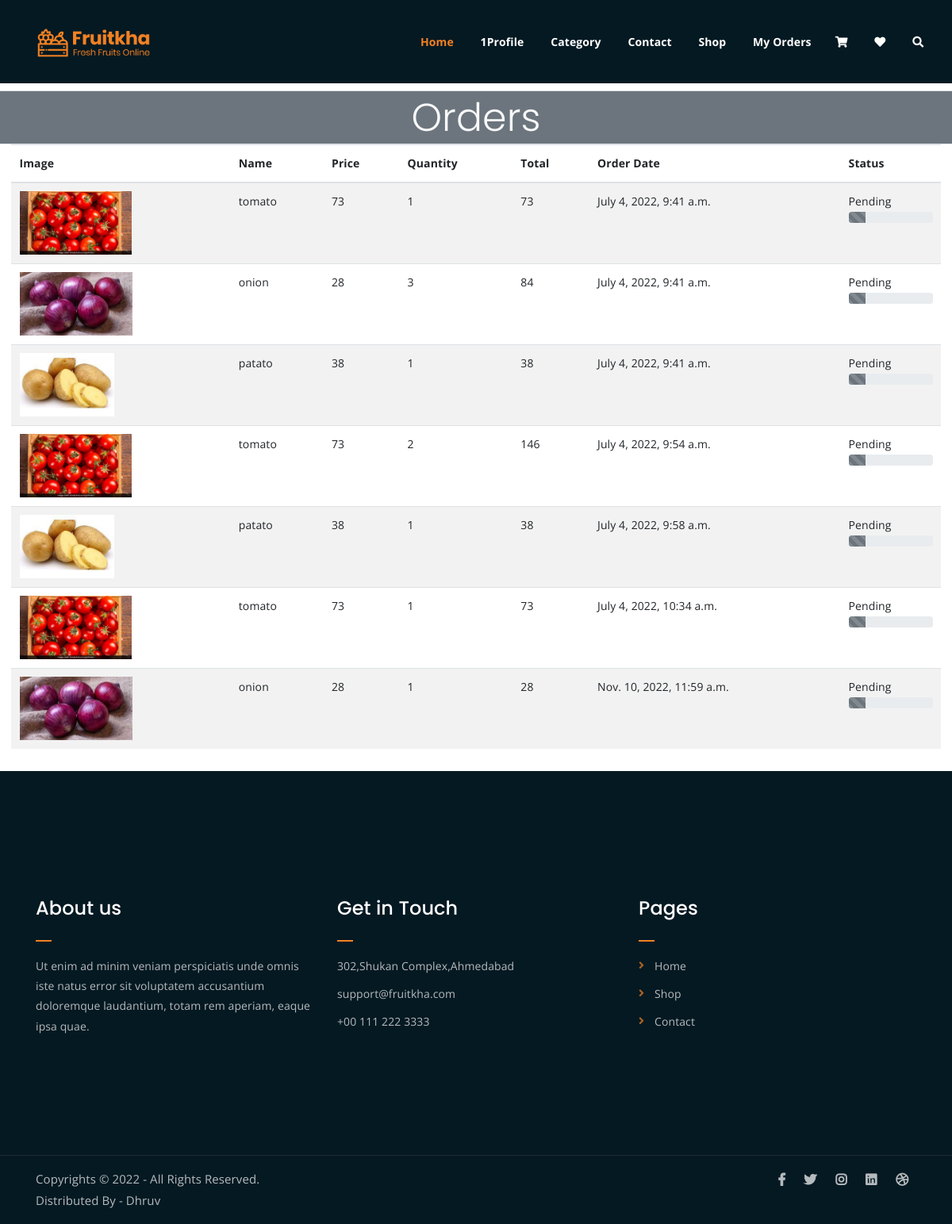
Screenshot of /orders/ (signed in) with the database file from the repository.
### myfruit/models.py (models this page shows, shortened)
class Order(models.Model):
    user = models.ForeignKey(User,on_delete=models.CASCADE)
    customer = models.ForeignKey(CustomeraddressModel,on_delete=models.CASCADE)
    product = models.ForeignKey(ProductModel,on_delete=models.CASCADE)
    quantity = models.PositiveIntegerField()
    order_date = models.DateTimeField(auto_now_add=True)
    status = models.CharField(choices=step,max_length=200,default='Pending')
    def prod_total(self):
        return (self.product.sell_price * self.quantity)

class ProductModel(models.Model):
    mcate = models.ForeignKey(MaincategoryModel,on_delete=models.CASCADE,null=True,blank=True)
    name = models.CharField(max_length=200)
    image = models.ImageField(upload_to = 'photos/product')
    og_price = models.IntegerField(default=0)
    discount = models.IntegerField(default=0)
    discount_price = models.IntegerField(default=0)
    sell_price = models.IntegerField(default=0)
    description = models.TextField()

### myfruit/views.py (the view)
# urls.py: path('orders/',orderview),
def orderview(request):
    main = MaincategoryModel.objects.all()
    product=ProductModel.objects.all()
    cust_order= Order.objects.filter(user=request.user)
    return render(request, 'orders.html', {'cust_order':cust_order,'main':main,'product':product})

### myfruit/templates/orders.html (shortened to what this page needs)
{% extends 'base.html' %}
{% load static %}
{% block body %}
<div class="container-fluid p-3" style="margin-top:100px">
  <div class="row">
    <div class="col-sm-12 m-0 p-0 ">
      <h2 class="display-4 p-1 border text-center text-light bg-secondary">Orders</h2>
    </div>
  </div>
  <div class="row">
    <div class="col-sm-12 table-responsive">
                <table class=" table table-hover table-striped">
      <thead>
        <tr>
          <th scope="col">Image</th>
          <th scope="col">Name</th>
          <th scope="col">Price</th>
          <th scope="col">Quantity</th>
          <th scope="col">Total</th>
          <th scope="col">Order Date</th>
          <th scope="col">Status</th>
        </tr>
      </thead>
      <tbody>
        {% for order in cust_order %}
        <tr>
          <td><img style="height: 80px;" src="{{order.product.image.url}}" alt=""></td>
          <td>{{order.product.name}}</td>
          <td>{{order.product.sell_price}}</td>
          <td>{{order.quantity}}</td>
          <td>{{order.prod_total}}</td>
          <td>{{order.order_date}}</td>
          <td>
            {{order.status}}
            {% if order.status == 'Pending' %}
            <div class="progress">
              <div class="progress-bar bg-secondary progress-bar-striped progress-bar-animated" role="progressbar"
                aria-valuenow="75" aria-valuemin="0" aria-valuemax="100" style="width: 20%"></div>
            </div>
            {% elif order.status == 'Accepted' %}
            <div class="progress">
              <div class="progress-bar bg-info progress-bar-striped progress-bar-animated" role="progressbar"
                aria-valuenow="75" aria-valuemin="0" aria-valuemax="100" style="width: 40%"></div>
            </div>
            {% elif order.status == 'Packing' %}
            <div class="progress">
              <div class="progress-bar bg-warning progress-bar-striped progress-bar-animated" role="progressbar"
                aria-valuenow="75" aria-valuemin="0" aria-valuemax="100" style="width: 60%"></div>
            </div>
            {% elif order.status == 'Shipping' %}
            <div class="progress">
              <div class="progress-bar bg-primary progress-bar-striped progress-bar-animated" role="progressbar"
                aria-valuenow="75" aria-valuemin="0" aria-valuemax="100" style="width: 80%"></div>
            </div>
            {% elif order.status == 'Deliverd' %}
            <div class="progress">
              <div class="progress-bar bg-success progress-bar-striped progress-bar-animated" role="progressbar"
                aria-valuenow="75" aria-valuemin="0" aria-valuemax="100" style="width: 100%"></div>
            </div>
            {% endif %}
          </td>
        </tr>
        {% endfor %}
      </tbody>
      </table>
    </div>
  </div>
</div>
{% endblock body %}

### myfruit/templates/base.html (shortened to what this page needs)
{% load static %}
<!DOCTYPE html>
<html lang="en">
<head>
	<link rel="stylesheet" href="{% static 'assets/css/all.min.css' %}">
	<link rel="stylesheet" href="{% static 'assets/bootstrap/css/bootstrap.min.css' %}">
	<link rel="stylesheet" href="{% static 'assets/css/owl.carousel.css' %}">
	<link rel="stylesheet" href="{% static 'assets/css/magnific-popup.css' %}">
	<link rel="stylesheet" href="{% static 'assets/css/animate.css' %}">
	<link rel="stylesheet" href="{% static 'assets/css/meanmenu.min.css' %}">
	<link rel="stylesheet" href="{% static 'assets/css/main.css' %}">
	<link rel="stylesheet" href="{% static 'assets/css/responsive.css' %}">
</head>
<body>
	<div class="top-header-area" id="sticker" style="background-color:#051922;color:white">
		<div class="container">
			<div class="row">
				<div class="col-lg-12 col-sm-12 text-center">
					<div class="main-menu d-flex  justify-content-between">
						<div class="site-logo">
							<a href="/">
								<img src="{% static 'assets/img/logo.png' %}" alt="">
							</a>
						</div>
						<nav class="main-menu">
							<ul>
								<li class="current-list-item"><a href="/">Home</a>
								</li>
								<li><a href="#">{{request.user}}Profile</a>
								</li>
								<li><a href="/allproduct/">Category</a>
								</li>
								<li><a href="/contact/">Contact</a></li>
								<li><a href="shop.html">Shop</a>
								</li>
								<li ><a href="/orders/">My Orders</a>
								</li>
								<li>
									<div class="header-icons">
										<a class="shopping-cart" href="/cart/"><i class="fas fa-shopping-cart"></i></a>
										<a class="wishlist" href="/wishlist/"><i class="fas	 fa-heart"></i></a>
										<a class="mobile-hide search-bar-icon" href="#"><i class="fas fa-search"></i></a>
									</div>
								</li>
							</ul>
						</nav>
					</div>
				</div>
			</div>
		</div>
	</div>
{% block body %}{% endblock body %}
<div class="footer-area">
    <div class="container">
        <div class="row">
            <div class="col-lg-4 col-md-6">
                <div class="footer-box about-widget">
                    <h2 class="widget-title">About us</h2>
                    <p>Ut enim ad minim veniam perspiciatis unde omnis iste natus error sit voluptatem accusantium doloremque laudantium, totam rem aperiam, eaque ipsa quae.</p>
                </div>
            </div>
            <div class="col-lg-4 col-md-6">
                <div class="footer-box get-in-touch">
                    <h2 class="widget-title">Get in Touch</h2>
                    <ul>
                        <li>302,Shukan Complex,Ahmedabad</li>
                        <li>support@fruitkha.com</li>
                        <li>+00 111 222 3333</li>
                    </ul>
                </div>
            </div>
            <div class="col-lg-4 col-md-6">
                <div class="footer-box pages">
                    <h2 class="widget-title">Pages</h2>
                    <ul>
                        <li><a href="/">Home</a></li>
                        <li><a href="/allproduct/">Shop</a></li>
                        <li><a href="/contact/">Contact</a></li>
                    </ul>
                </div>
            </div>
        </div>
    </div>
</div>
<div class="copyright">
    <div class="container">
        <div class="row">
            <div class="col-lg-6 col-md-12">
                <p>Copyrights &copy; 2022 - All Rights Reserved.<br>
                    Distributed By - Dhruv</a>
                </p>
            </div>
            <div class="col-lg-6 text-right col-md-12">
                <div class="social-icons">
                    <ul>
                        <li><a href="#" target="_blank"><i class="fab fa-facebook-f"></i></a></li>
                        <li><a href="#" target="_blank"><i class="fab fa-twitter"></i></a></li>
                        <li><a href="#" target="_blank"><i class="fab fa-instagram"></i></a></li>
                        <li><a href="#" target="_blank"><i class="fab fa-linkedin"></i></a></li>
                        <li><a href="#" target="_blank"><i class="fab fa-dribbble"></i></a></li>
                    </ul>
                </div>
            </div>
        </div>
    </div>
</div>
</body>
</html>

### static/assets/css/main.css (style rules this page uses)
html { font-size: 14px; font-weight: 400; line-height: 28px; height: 100%; }
body { font-family: "Open Sans", sans-serif; font-weight: 400; font-size: 1rem; letter-spacing: 0.1px; line-height: 1.8; color: #051922; overflow-x: hidden; }
body img { max-width: 100%; }
a { cursor: pointer; text-decoration: none; -webkit-transition: all 0.2s ease-in-out; -o-transition: all 0.2s ease-in-out; transition: all 0.2s ease-in-out; }
h1, .h1, h2, .h2, h3, .h3, h4, .h4, h5, .h5, h6, .h6 { font-family: "Poppins", sans-serif; font-weight: 700; margin: 0 0 1.25rem 0; color: #051922; }
h1:last-child, .h1:last-child, h2:last-child, .h2:last-child, h3:last-child, .h3:last-child, h4:last-child, .h4:last-child, h5:last-child, .h5:last-child, h6:last-child, .h6:last-child { margin: 0; }
h2, .h2 { font-size: 3rem; font-weight: 700; line-height: 3.25rem; }
p { font-family: "Open Sans", sans-serif; font-weight: 400; font-size: 1rem; letter-spacing: 0.1px; line-height: 1.8; color: #051922; margin: 0 0 1.25rem 0; }
p:last-child { margin: 0; }
.top-header-area { position: absolute; z-index: 999; width: 100%; padding: 25px 0; }
nav.main-menu ul { margin: 0; padding: 0; position: fixed; list-style: none; }
nav.main-menu ul li { display: inline-block; }
nav.main-menu ul li a { color: #fff; font-weight: 700; display: block; padding: 15px; }
nav.main-menu ul > li { position: relative; }
nav.main-menu ul li:last-child a { display: inline-block; }
nav.main-menu > ul li:last-child { float: right; }
.site-logo { float: left; max-width: 150px; }
.header-icons a { color: #fff; display: inline-block; padding: 10px; }
.site-logo { padding: 6px 0; }
nav.main-menu ul li.current-list-item > a { color: #F28123; }
nav.main-menu li a { -webkit-transition: 0.3s; -o-transition: 0.3s; transition: 0.3s; }
.top-header-area .header-icons a { -webkit-transition: 0.3s; -o-transition: 0.3s; transition: 0.3s; }
.top-header-area { -webkit-transition: 0.3s; -o-transition: 0.3s; transition: 0.3s; }
.footer-area { background-color: #051922; color: #fff; padding: 150px 0; }
h2.widget-title { font-size: 24px; font-weight: 500; position: relative; padding-bottom: 20px; color: #fff; }
h2.widget-title:after { position: absolute; left: 0; bottom: 0; width: 20px; height: 2px; background-color: #F28123; content: ""; }
.footer-box p { color: #fff; opacity: 0.7; line-height: 1.8; }
.footer-box ul { margin: 0; padding: 0; list-style: none; }
.footer-box ul li { opacity: 0.7; margin-bottom: 10px; line-height: 1.8; }
.footer-box ul li:last-child { margin-bottom: 0; }
.copyright { background-color: #051922; border-top: 1px solid #232a35; }
.copyright p { margin: 0; color: #fff; opacity: 0.7; padding: 16px 0; font-size: 15px; }
.copyright a { color: #F28123; font-weight: 700; }
.social-icons ul { margin: 0; padding: 0; list-style: none; }
.social-icons ul li { display: inline-block; }
.social-icons ul li a { font-size: 16px; color: #fff; opacity: 0.7; padding: 16px 10px; display: block; }
.footer-box ul li a { color: #fff; }
.footer-box.pages ul li { position: relative; padding-left: 20px; }
.footer-box.pages ul li:before { position: absolute; left: 0; top: 0; content: "\f105"; font-family: "Font Awesome 5 Free"; font-weight: 900; color: #F28123; }
.footer-box.pages ul li a { -webkit-transition: 0.3s; -o-transition: 0.3s; transition: 0.3s; }
.social-icons ul li a { -webkit-transition: 0.3s; -o-transition: 0.3s; transition: 0.3s; }
html, body { height: 100%; }
thead { border-bottom: 1px solid #eee; }

### rows the page displays
Order: product.image (picture), product.name "tomato", product.sell_price "73", quantity "1", prod_total "73", order_date "July 4, 2022, 9:41 a.m.", status "Pending"
Order: product.image (picture), product.name "onion", product.sell_price "28", quantity "3", prod_total "84", order_date "July 4, 2022, 9:41 a.m.", status "Pending"
Order: product.image (picture), product.name "patato", product.sell_price "38", quantity "1", prod_total "38", order_date "July 4, 2022, 9:41 a.m.", status "Pending"
Order: product.image (picture), product.name "tomato", product.sell_price "73", quantity "2", prod_total "146", order_date "July 4, 2022, 9:54 a.m.", status "Pending"
Order: product.image (picture), product.name "patato", product.sell_price "38", quantity "1", prod_total "38", order_date "July 4, 2022, 9:58 a.m.", status "Pending"
Order: product.image (picture), product.name "tomato", product.sell_price "73", quantity "1", prod_total "73", order_date "July 4, 2022, 10:34 a.m.", status "Pending"
Order: product.image (picture), product.name "onion", product.sell_price "28", quantity "1", prod_total "28", order_date "Nov. 10, 2022, 11:59 a.m.", status "Pending"

### other values shown
{{ request.user }} "1"
